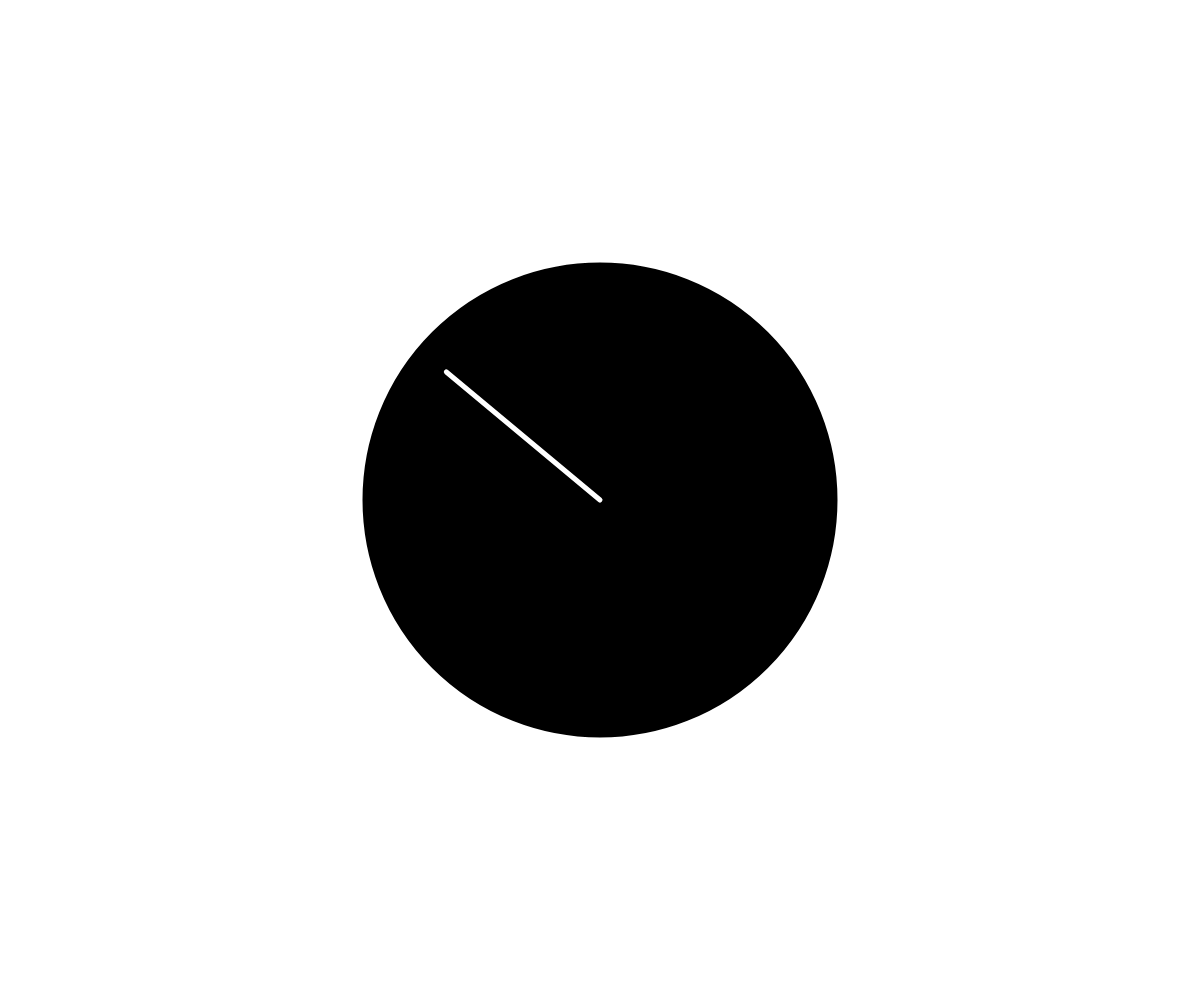
Frame 1 (no input)
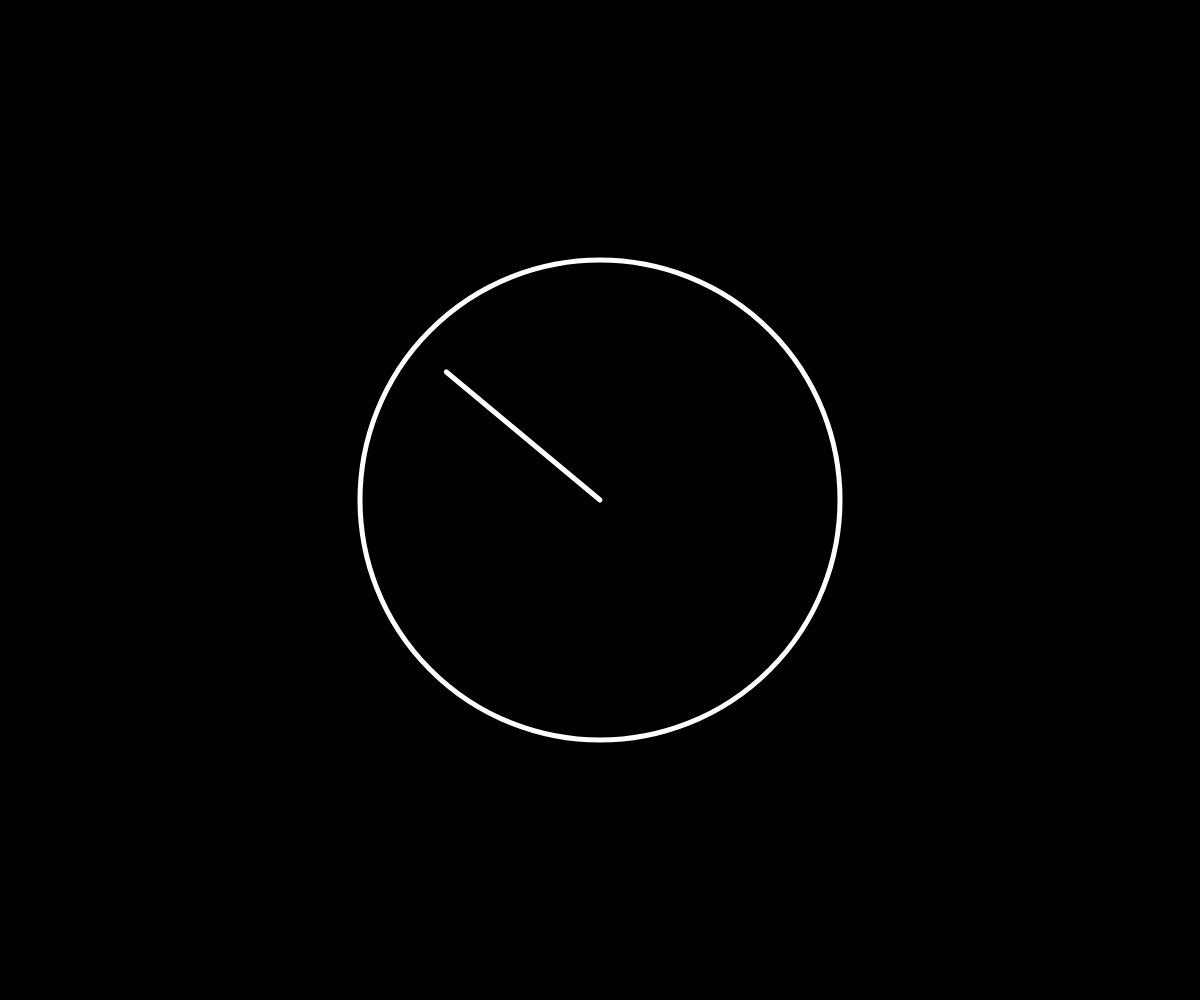
Frame 60 (no input)
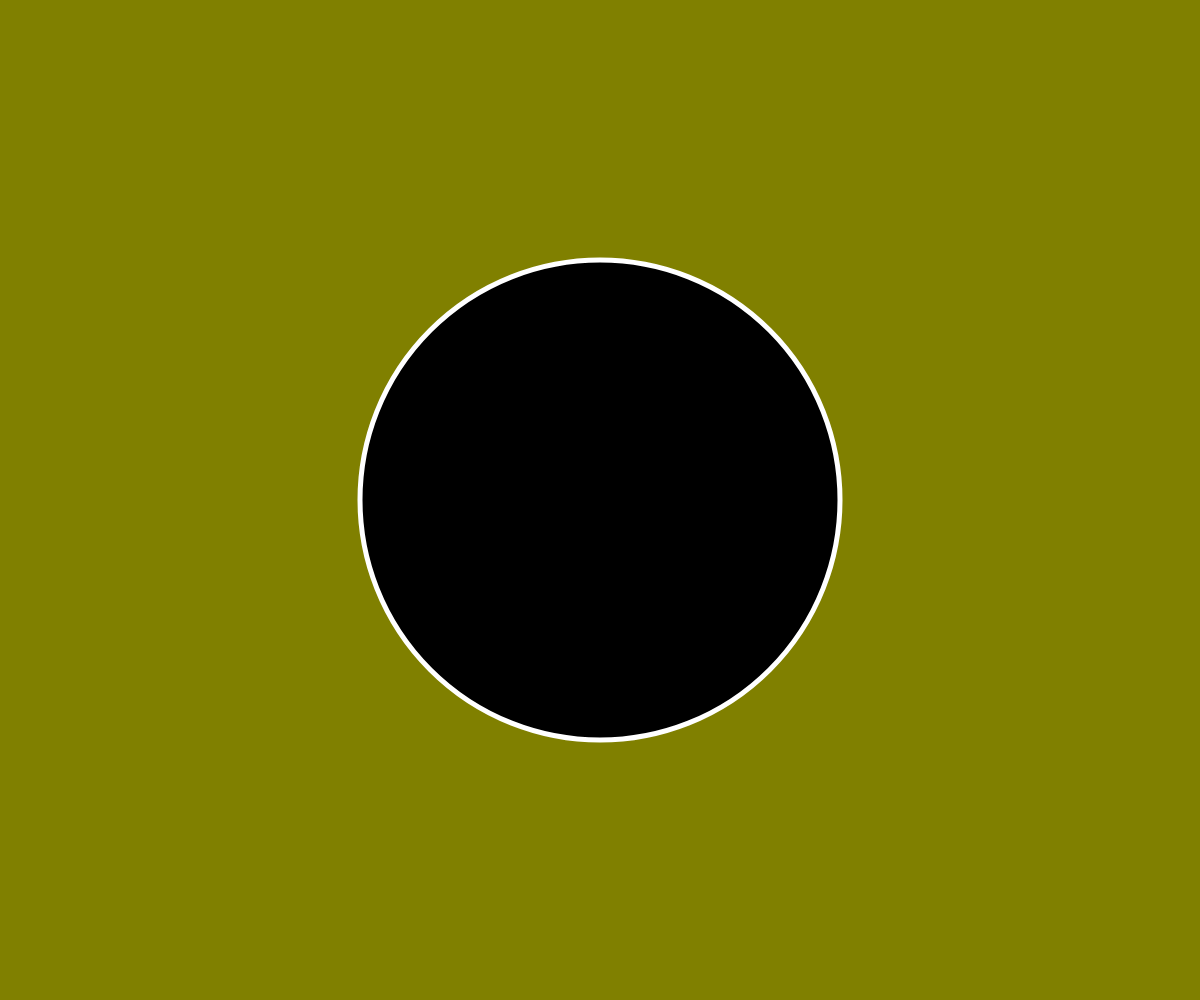
Frame 120 (the mouse pressed at the canvas centre since frame 60)

The p5.js sketch that drew these frames (run headless with seeded random() and noise() and a simulated clock; from frame 60 on, the mouse is pressed at the canvas centre):

// p5.js sketch
// ── sketch.js
var w, h;
var r, g, b;
var x, y;
var px, py;
var sw;

function preload() {
}

function setup() {
  w = windowWidth;
  h = windowHeight;
  canvas = createCanvas(w, h);
  f = 0;
  sw = 5;
}

function draw() {
  x = mouseX;
  y = mouseY;
  px = pmouseX;
  py = pmouseY;
  
  background(r, g, b);
  strokeWeight(sw);
  stroke(255);
  
  var centerX = w / 2;
  var centerY = h / 2;
  var endX = centerX + (x - centerX) * (w / 6) / dist(centerX, centerY, x, y);
  var endY = centerY + (y - centerY) * (w / 6) / dist(centerX, centerY, x, y);
  
  fill(0);
  ellipse(centerX, centerY, w / 2.5);
  fill(255);
  line(centerX, centerY, endX, endY);
  
  var angle = atan2(y - centerY, x - centerX);
  var lerpedValue = map(angle, -PI, PI, 0, 1);
  
  // Lerp zwischen den Farben Rot und Grün basierend auf dem Winkel des Mauszeigers
  var lerpedColor = lerpColor(color(255, 0, 0), color(0, 255, 0), lerpedValue);
  
  if (
    mouseIsPressed && dist(centerX, centerY, x, y) <= w / 6 &&
    ((x <= centerX && y <= centerY && px <= x && py >= y) ||
      (x >= centerX && y <= centerY && px <= x && py <= y) ||
      (x <= centerX && y >= centerY && py >= y && px >= x) ||
      (x >= centerX && y >= centerY && px >= x && py <= y))
  ) {
    r = red(lerpedColor);
    g = green(lerpedColor);
    b = blue(lerpedColor);
    sw = 5;
    cursor('grabbing'); // Geschlossene Faust
  } else if (
    mouseIsPressed && dist(centerX, centerY, x, y) <= w / 6 &&
    ((x <= centerX && y <= centerY && px >= x && py <= y) ||
      (x >= centerX && y <= centerY && px >= x && py >= y) ||
      (x <= centerX && y >= centerY && py <= y && px <= x) ||
      (x >= centerX && y >= centerY && px <= x && py >= y))
  ) {
    r = red(lerpedColor);
    g = green(lerpedColor);
    b = blue(lerpedColor);
    sw = 5;
    cursor('grabbing'); // Offene Hand
  } else {
    r = 0;
    g = 0;
    b = 0;
    sw = 5;
    cursor(); // Standardcursor
  }

  if (dist(centerX, centerY, x, y) < w / 6 && !mouseIsPressed) {
    cursor('grab');
  }

}

function windowResized() {
  w = windowWidth;
  h = windowHeight;
  resizeCanvas(w, h);
}
